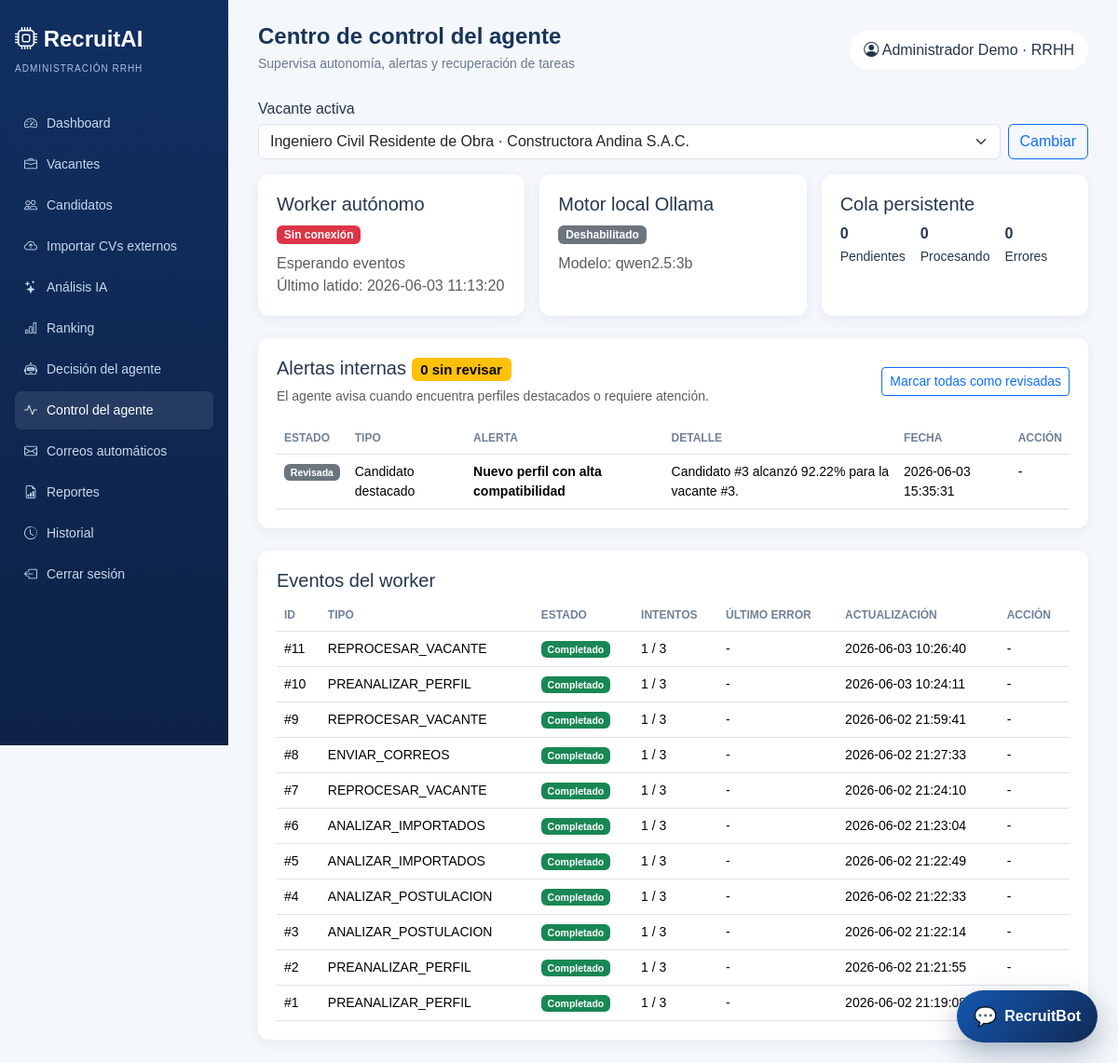
Screenshot of /admin/agente (signed in) with the database file from the repository.
### tables this page shows
CREATE TABLE estado_worker (
        id INTEGER PRIMARY KEY CHECK(id=1), worker_id TEXT, estado TEXT NOT NULL,
        ultimo_latido TEXT NOT NULL, detalle TEXT
    );

CREATE TABLE alertas_agente (
        id INTEGER PRIMARY KEY AUTOINCREMENT, tipo TEXT NOT NULL, titulo TEXT NOT NULL,
        detalle TEXT, nivel TEXT NOT NULL DEFAULT 'info', referencia TEXT,
        leida INTEGER NOT NULL DEFAULT 0, fecha TEXT DEFAULT CURRENT_TIMESTAMP
    );

CREATE TABLE eventos_agente (
        id INTEGER PRIMARY KEY AUTOINCREMENT, tipo TEXT NOT NULL, payload TEXT NOT NULL,
        estado TEXT NOT NULL DEFAULT 'Pendiente', intentos INTEGER NOT NULL DEFAULT 0,
        max_intentos INTEGER NOT NULL DEFAULT 3, disponible_desde TEXT DEFAULT CURRENT_TIMESTAMP,
        bloqueado_hasta TEXT, worker_id TEXT, ultimo_error TEXT,
        fecha_creacion TEXT DEFAULT CURRENT_TIMESTAMP, fecha_actualizacion TEXT DEFAULT CURRENT_TIMESTAMP
    );

### app.py (the view)
@app.route("/admin/agente")
@role_required("admin")
def control_agente():
    return render_template(
        "control_agente.html", estado_worker=obtener_estado_worker(), estado_ollama=obtener_estado_ollama(),
        resumen_eventos=obtener_resumen_eventos_agente(), eventos=obtener_eventos_agente(50),
        alertas=obtener_alertas_agente(30), alertas_pendientes=contar_alertas_agente(),
    )

### app.py (called while the page is built)
def role_required(role):
    def decorator(view):
        @wraps(view)
        def wrapped(*args, **kwargs):
            if "usuario_id" not in session:
                return redirect(url_for("login"))
            if session.get("rol") != role:
                endpoint = "admin_dashboard" if session.get("rol") == "admin" else "candidate_dashboard"
                flash("No tienes permisos para acceder a esa sección.", "warning")
                return redirect(url_for(endpoint))
            return view(*args, **kwargs)
        return wrapped
    return decorator

def _vacante_actual():
    vacantes = obtener_vacantes(solo_activas=True) or obtener_vacantes()
    return vacantes[0] if vacantes else None

def _vacante_seleccionada():
    vacante_id = session.get("vacante_id")
    return obtener_vacante_por_id(vacante_id) or _vacante_actual()

@app.context_processor
def inject_csrf_token():
    def csrf_token():
        if "_csrf_token" not in session:
            session["_csrf_token"] = secrets.token_hex(24)
        return session["_csrf_token"]
    context = {"csrf_token": csrf_token}
    if session.get("rol") == "admin":
        context["nav_vacantes"] = obtener_vacantes()
        context["nav_vacante"] = _vacante_seleccionada()
    return context

@app.before_request
def csrf_protect():
    if request.method == "POST":
        expected = session.get("_csrf_token", "")
        payload = request.get_json(silent=True) or {}
        received = request.form.get("_csrf_token", "") or request.headers.get("X-CSRFToken", "") or payload.get("_csrf_token", "")
        if not expected or not hmac.compare_digest(expected, received):
            flash("La solicitud expiró o no es válida. Inténtalo nuevamente.", "warning")
            if request.is_json:
                return jsonify({"error": "csrf", "message": "Solicitud expirada o no valida."}), 400
            return redirect(request.referrer or url_for("landing"))

### modules/database.py (called while the page is built)
def _connection():
    DB_PATH.parent.mkdir(exist_ok=True)
    connection = sqlite3.connect(DB_PATH)
    connection.row_factory = sqlite3.Row
    connection.execute("PRAGMA foreign_keys = ON")
    return connection

def _rows(query, params=()):
    with _connection() as connection:
        return [dict(row) for row in connection.execute(query, params).fetchall()]

def obtener_vacantes(solo_activas=False):
    query = "SELECT * FROM vacantes"
    if solo_activas:
        query += " WHERE estado='Activa'"
    return _rows(query + " ORDER BY id DESC")

### templates/control_agente.html
{% extends 'base_admin.html' %}{% block title %}Control del agente | RecruitAI{% endblock %}{% block heading %}Centro de control del agente{% endblock %}{% block subheading %}Supervisa autonomía, alertas y recuperación de tareas{% endblock %}
{% block content %}<div class="row g-3 mb-4"><div class="col-md-4"><div class="panel h-100"><h5>Worker autónomo</h5><span class="badge text-bg-{{'success' if estado_worker.activo else 'danger'}}">{{estado_worker.estado}}</span><p class="text-muted mt-2 mb-0">{{estado_worker.detalle}}<br>{% if estado_worker.ultimo_latido %}Último latido: {{estado_worker.ultimo_latido}}{% endif %}</p></div></div><div class="col-md-4"><div class="panel h-100"><h5>Motor local Ollama</h5><span class="badge text-bg-{{'success' if estado_ollama.activo else 'secondary'}}">{{estado_ollama.estado}}</span><p class="text-muted mt-2 mb-0">Modelo: {{estado_ollama.modelo}}</p></div></div><div class="col-md-4"><div class="panel h-100"><h5>Cola persistente</h5><div class="d-flex gap-3"><span><b>{{resumen_eventos.Pendiente}}</b><br><small>Pendientes</small></span><span><b>{{resumen_eventos.Procesando}}</b><br><small>Procesando</small></span><span><b>{{resumen_eventos.Error}}</b><br><small>Errores</small></span></div></div></div></div>
<div class="panel mb-4"><div class="d-flex justify-content-between align-items-center gap-3"><div><h5 class="mb-1">Alertas internas <span class="badge text-bg-warning">{{alertas_pendientes}} sin revisar</span></h5><small class="text-muted">El agente avisa cuando encuentra perfiles destacados o requiere atención.</small></div><form method="post" action="{{url_for('leer_alertas')}}"><input type="hidden" name="_csrf_token" value="{{csrf_token()}}"><button class="btn btn-sm btn-outline-primary">Marcar todas como revisadas</button></form></div><div class="table-responsive mt-3"><table class="table"><thead><tr><th>Estado</th><th>Tipo</th><th>Alerta</th><th>Detalle</th><th>Fecha</th><th>Acción</th></tr></thead><tbody>{% for item in alertas %}<tr><td><span class="badge text-bg-{{'secondary' if item.leida else item.nivel}}">{{'Revisada' if item.leida else 'Nueva'}}</span></td><td>{{item.tipo}}</td><td><b>{{item.titulo}}</b></td><td>{{item.detalle}}</td><td>{{item.fecha}}</td><td>{% if not item.leida %}<form method="post" action="{{url_for('leer_alerta',alerta_id=item.id)}}"><input type="hidden" name="_csrf_token" value="{{csrf_token()}}"><button class="btn btn-sm btn-outline-secondary">Revisada</button></form>{% else %}-{% endif %}</td></tr>{% else %}<tr><td colspan="6" class="text-muted">No hay alertas registradas.</td></tr>{% endfor %}</tbody></table></div></div>
<div class="panel"><h5>Eventos del worker</h5><div class="table-responsive"><table class="table"><thead><tr><th>ID</th><th>Tipo</th><th>Estado</th><th>Intentos</th><th>Último error</th><th>Actualización</th><th>Acción</th></tr></thead><tbody>{% for item in eventos %}<tr><td>#{{item.id}}</td><td>{{item.tipo}}</td><td><span class="badge text-bg-{{'success' if item.estado == 'Completado' else ('danger' if item.estado == 'Error' else 'warning')}}">{{item.estado}}</span></td><td>{{item.intentos}} / {{item.max_intentos}}</td><td>{{item.ultimo_error or '-'}}</td><td>{{item.fecha_actualizacion}}</td><td>{% if item.estado == 'Error' %}<form method="post" action="{{url_for('reintentar_evento',evento_id=item.id)}}"><input type="hidden" name="_csrf_token" value="{{csrf_token()}}"><button class="btn btn-sm btn-outline-danger">Reintentar</button></form>{% else %}-{% endif %}</td></tr>{% else %}<tr><td colspan="7" class="text-muted">No hay eventos registrados.</td></tr>{% endfor %}</tbody></table></div></div>{% endblock %}

### static/css/style.css (style rules this page uses)
:root { --blue:#1557b0;--navy:#102a54;--bg:#f4f7fb;--muted:#6b7a90 }
* { box-sizing:border-box }
body { background:var(--bg);color:#26364d;font-family:Arial,sans-serif }
.panel,.metric-card { background:white;border-radius:12px;box-shadow:0 3px 12px #26466d12;padding:20px }
.table { font-size:14px;margin-bottom:0 }
.table th { color:#708096;font-size:12px;text-transform:uppercase }

### rows the page displays
estado_worker: detalle "Esperando eventos", ultimo_latido "2026-06-03 11:13:20"
alertas_agente: leida "Revisada", tipo "Candidato destacado", titulo "Nuevo perfil con alta compatibilidad", detalle "Candidato #3 alcanzó 92.22% para la vacante #3.", fecha "2026-06-03 15:35:31"
eventos_agente: id "11", tipo "REPROCESAR_VACANTE", estado "Completado", intentos "1", max_intentos "3", ultimo_error "-", fecha_actualizacion "2026-06-03 10:26:40"
eventos_agente: id "10", tipo "PREANALIZAR_PERFIL", estado "Completado", intentos "1", max_intentos "3", ultimo_error "-", fecha_actualizacion "2026-06-03 10:24:11"
eventos_agente: id "9", tipo "REPROCESAR_VACANTE", estado "Completado", intentos "1", max_intentos "3", ultimo_error "-", fecha_actualizacion "2026-06-02 21:59:41"
eventos_agente: id "8", tipo "ENVIAR_CORREOS", estado "Completado", intentos "1", max_intentos "3", ultimo_error "-", fecha_actualizacion "2026-06-02 21:27:33"
eventos_agente: id "7", tipo "REPROCESAR_VACANTE", estado "Completado", intentos "1", max_intentos "3", ultimo_error "-", fecha_actualizacion "2026-06-02 21:24:10"
eventos_agente: id "6", tipo "ANALIZAR_IMPORTADOS", estado "Completado", intentos "1", max_intentos "3", ultimo_error "-", fecha_actualizacion "2026-06-02 21:23:04"
eventos_agente: id "5", tipo "ANALIZAR_IMPORTADOS", estado "Completado", intentos "1", max_intentos "3", ultimo_error "-", fecha_actualizacion "2026-06-02 21:22:49"
eventos_agente: id "4", tipo "ANALIZAR_POSTULACION", estado "Completado", intentos "1", max_intentos "3", ultimo_error "-", fecha_actualizacion "2026-06-02 21:22:33"
eventos_agente: id "3", tipo "ANALIZAR_POSTULACION", estado "Completado", intentos "1", max_intentos "3", ultimo_error "-", fecha_actualizacion "2026-06-02 21:22:14"
eventos_agente: id "2", tipo "PREANALIZAR_PERFIL", estado "Completado", intentos "1", max_intentos "3", ultimo_error "-", fecha_actualizacion "2026-06-02 21:21:55"
eventos_agente: id "1", tipo "PREANALIZAR_PERFIL", estado "Completado", intentos "1", max_intentos "3", ultimo_error "-", fecha_actualizacion "2026-06-02 21:19:08"

### other values shown
{{ label }} "Dashboard" "Vacantes" "Candidatos" "Importar CVs externos" "Análisis IA" "Ranking" "Decisión del agente" "Control del agente" "Correos automáticos" "Reportes" "Historial"
{{ session.usuario }} "Administrador Demo"
{{ estado_worker.estado }} "Sin conexión"
{{ estado_ollama.estado }} "Deshabilitado"
{{ estado_ollama.modelo }} "qwen2.5:3b"
{{ resumen_eventos.Pendiente }} "0"
{{ resumen_eventos.Procesando }} "0"
{{ resumen_eventos.Error }} "0"
{{ alertas_pendientes }} "0"
form field value "Ingeniero Civil Residente de Obra · Constructora Andina S.A.C."
